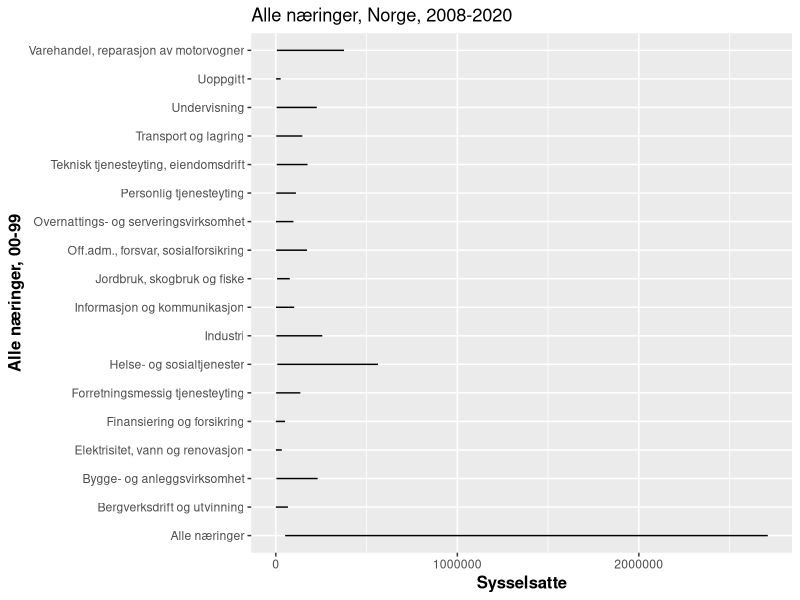
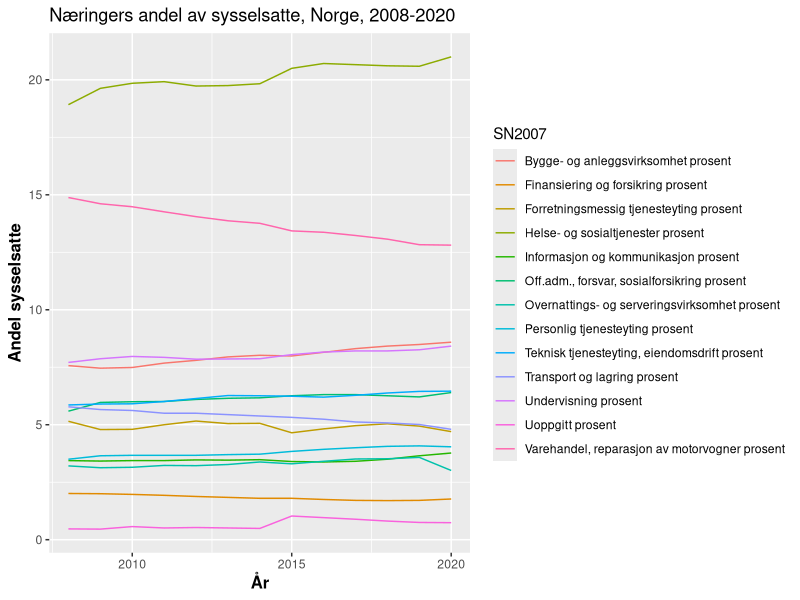
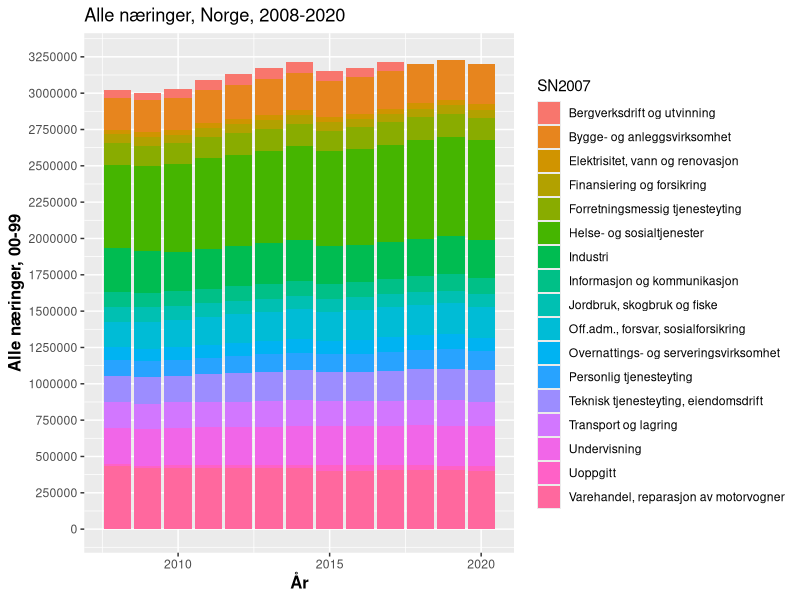
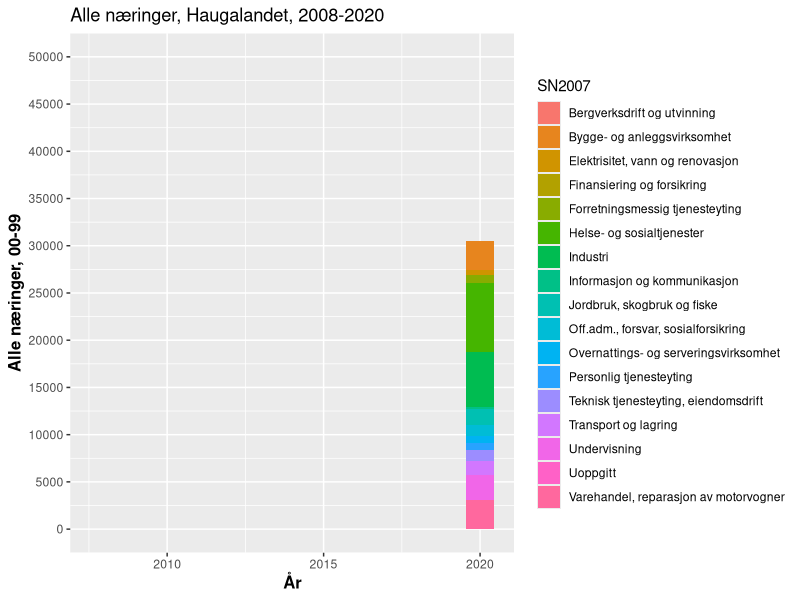
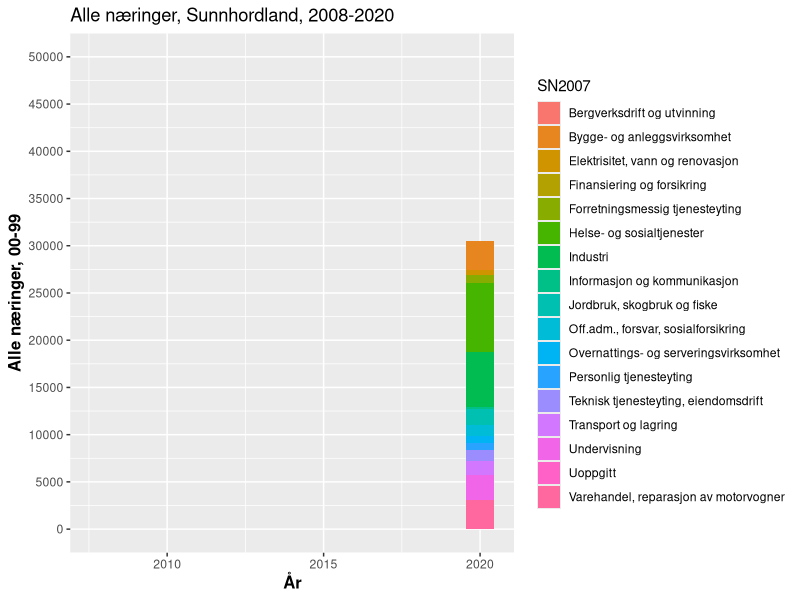

R code for these plots, in order: (Note: this script raises an error after producing the figures.)
## ---- chunk 1
suppressPackageStartupMessages({
library(tidyverse)
library(lubridate)
library(modelr)
library(broom)
library(lmtest)
library(sandwich)
library(viridis)
  options(scipen = 999)
})
#knitr::opts_chunk$set(echo = FALSE, include = FALSE)
## ---- chunk 2
Tabell1 <- read_csv("Data_pkt1/Tabell1.csv", show_col_types = FALSE)
Nas_arbeid_norge_sys <- read_csv("Data_pkt1/Nas_arbeid_norge_sys.csv", show_col_types = FALSE)
Haug_arbeid <- read_csv("Data_pkt1/Haug_arbeid.csv", show_col_types = FALSE)
Sunn_arbeid <- read_csv("Data_pkt1/Sunn_arbeid.csv", show_col_types = FALSE)
Haug_arbeid_wide <- read_csv("Data_pkt1/Haug_arbeid_wide.csv", show_col_types = FALSE)
Haug_arbeid_2 <- read_csv("Data_pkt1/Sunn_arbeid_2.csv", show_col_types = FALSE)
Sunn_arbeid_2 <- read_csv("Data_pkt1/Sunn_arbeid_2.csv", show_col_types = FALSE)
Tabell2 <- read_csv("Data_pkt1/Tabell2.csv", show_col_types = FALSE)
Tabell2 <- read_csv("Data_pkt1/Tabell2.csv")
## ---- chunk 3
names(Nas_arbeid_norge_sys)
## ---- chunk 4
Nas_arbeid_norge_sys <- Nas_arbeid_norge_sys %>% 
  mutate(År = make_date(Aar))
## ---- chunk 5
tabell_Norge<- Nas_arbeid_norge_sys

tabell_Norge %>% 
  ggplot(aes(x = sysselsatte)) +
  geom_line(aes(y = SN2007)) +
  ggtitle("Alle næringer, Norge, 2008-2020") + 
  theme(legend.position="bottom",
        axis.title= element_text(size=12,face="bold")) +
  labs(x="Sysselsatte", y= "Alle næringer, 00-99")+ 
  scale_color_hue(name = "00-99")
## ---- chunk 6
tabell_Norge %>% 
  # velger yrkesaktive
  filter(alder == "15-74 år") %>% 
  # Dropper variabler som ikke trengs
  select(-Aar, -NACE2007, -alder) %>% 
  # Næringer som variabler, for å kunne regne ut andel
  pivot_wider(
    id_cols = År,
    names_from = SN2007,
    values_from = sysselsatte
  ) %>% 
  # Kan være at vi kunne regnet ut disse uten bruk av pivot_wider
  # med avansert bruk av mutate
  mutate(
`Jordbruk, skogbruk og fiske prosent` = `Jordbruk, skogbruk og fiske`/`Alle næringer`*100,
`Bergverksdrift og utvinning prosent` = `Bergverksdrift og utvinning`/`Alle næringer`*100,
`Industri prosent` = `Industri`/`Alle næringer`*100,
`Elektrisitet, vann og renovasjon prosent` = `Elektrisitet, vann og renovasjon`/`Alle næringer`*100,
`Bygge- og anleggsvirksomhet prosent` = `Bygge- og anleggsvirksomhet`/`Alle næringer`*100,
`Varehandel, reparasjon av motorvogner prosent` = `Varehandel, reparasjon av motorvogner`/`Alle næringer`*100,
`Transport og lagring prosent`= `Transport og lagring`/`Alle næringer`*100,
`Overnattings- og serveringsvirksomhet prosent` = `Overnattings- og serveringsvirksomhet`/`Alle næringer`*100,
`Informasjon og kommunikasjon prosent` = `Informasjon og kommunikasjon`/`Alle næringer`*100,
`Finansiering og forsikring prosent` = `Finansiering og forsikring`/`Alle næringer`*100,
`Teknisk tjenesteyting, eiendomsdrift prosent` = `Teknisk tjenesteyting, eiendomsdrift`/`Alle næringer`*100,
`Forretningsmessig tjenesteyting prosent` = `Forretningsmessig tjenesteyting`/`Alle næringer`*100,
`Off.adm., forsvar, sosialforsikring prosent` = 
  `Off.adm., forsvar, sosialforsikring`/`Alle næringer`*100,
`Undervisning prosent` = `Undervisning`/`Alle næringer`*100,
`Helse- og sosialtjenester prosent` = `Helse- og sosialtjenester`/`Alle næringer`*100,
`Personlig tjenesteyting prosent` = `Personlig tjenesteyting`/`Alle næringer`*100,
`Uoppgitt prosent` = `Uoppgitt`/`Alle næringer`*100
  ) %>% 
  select(År, `Jordbruk, skogbruk og fiske prosent`:`Uoppgitt prosent`) %>% 
  # Så må vi gå long igjen for å tilfeedsstille ggplot
  pivot_longer(
    `Bygge- og anleggsvirksomhet prosent`:`Uoppgitt prosent`,
    names_to = "SN2007",
    values_to = "Sysselsatte"
  ) %>% 
  # litt avrunding
  mutate(
    Sysselsatte = round(Sysselsatte, 2)
  ) %>% 
  ggplot(aes(x = År)) +
  geom_line(aes(y = Sysselsatte, group = SN2007, colour = SN2007)) +
  ggtitle("Næringers andel av sysselsatte, Norge, 2008-2020") + 
  theme(legend.position="right",
        axis.title= element_text(size=12,face="bold")) +
  labs(x="År", y= "Andel sysselsatte")
## ---- chunk 7
names(Haug_arbeid_2)
## ---- chunk 8
tabell_Norge %>% 
  filter(SN2007 != "Alle næringer") %>% 
  ggplot(aes(x=År, y= sysselsatte, fill = SN2007))+
  geom_bar(stat = "identity") +
  ggtitle("Alle næringer, Norge, 2008-2020") + 
  theme(legend.position="right",
        axis.title= element_text(size=12,face="bold")) +
  labs(x="År", y= "Alle næringer, 00-99") +
  scale_y_continuous(limits = c(0, 3250000), breaks = c(0, 250000, 500000, 750000, 1000000,1250000,1500000,1750000,2000000,2250000,2500000,2750000,3000000,3250000))
## ---- chunk 9
Haug_arbeid_2 <- Haug_arbeid_2 %>% 
  mutate(År = make_date(Aar))

Haug_arbeid_2 %>% 
  filter(SN2007 != "Alle næringer") %>% 
  ggplot(aes(x = År, y = ansatte, fill = SN2007)) +
  geom_bar(stat = "identity") +
  ggtitle("Alle næringer, Haugalandet, 2008-2020") + 
  theme(legend.position="right",
        axis.title= element_text(size=12,face="bold")) +
  labs(x="År", y= "Alle næringer, 00-99") +
  scale_y_continuous(limits = c(0, 50000), breaks =seq(0, 50000, by = 5000))
## ---- chunk 10
Sunn_arbeid_2 <- Sunn_arbeid_2 %>% 
  mutate(År = make_date(Aar))

Sunn_arbeid_2 %>% 
  filter(SN2007 != "Alle næringer") %>% 
  ggplot(aes(x = År, y = ansatte, fill = SN2007)) +
  geom_bar(stat = "identity") +
  ggtitle("Alle næringer, Sunnhordland, 2008-2020") + 
  theme(legend.position="right",
        axis.title= element_text(size=12,face="bold")) +
  labs(x="År", y= "Alle næringer, 00-99") +
  scale_y_continuous(limits = c(0, 50000), breaks =seq(0, 50000, by = 5000))
## ---- chunk 11
Haug_arbeid_2 <- Haug_arbeid_2 %>% 
  mutate(knavn = Haug_arbeid_raw2$desc9$region)
Haug_arbeid_2 %>% 
  filter(SN2007 != "Alle næringer" & SN2007 != "Uoppgitt") %>% 
  ggplot(aes(x = Aar)) + 
  geom_line(aes(y = ansatte, colour = SN2007, linetype = knavn)) + 
  ggtitle("Alle Næringene, Haugalandet, 2008-2020") + 
  theme(legend.position = "bottom",
        axis.title = element_text(size = 12, face = "bold")) + 
  labs(x = "Sysselsatte", y = "Alle næringer, 00-99")+
  scale_color_hue(name = "Kommune") + 
  scale_y_continuous(limits = c(0,6000), breaks = seq(0, 6000, by = 500))
## ---- chunk 12
haugaland <- Tabell1 %>% 
  filter(Alder =="15-74",
         Knr %in% c("1106", "1135", "1145", "1146", "1149", "1151", "1160"))

haugaland %>% 
  ggplot(aes(x = Aar)) +
  geom_line(aes(y = `00-99`, colour = knavn)) +
    ggtitle("Alle næringer, Haugaland, 2008-2020") +
    theme(legend.position = "bottom",
          axis.title = element_text(size = 12, face = "bold")) +
    labs(x = "År", y = "Alle næringer, 00-99") +
  scale_color_hue(name = "Kommune")
## ---- chunk 13
Sunnhordland <- Tabell1 %>% 
filter( Knr %in% c("4611", "4612",
         "4613", "4614", "4615", "4616", "4617", "4618"))

Sunnhordland %>% 
  ggplot(aes(x = Aar)) +
  geom_line(aes(y = `00-99`, colour = knavn)) +
    ggtitle("Alle næringer, Sunnhordland, 2008-2020") +
    theme(legend.position = "bottom",
          axis.title = element_text(size = 12, face = "bold")) +
    labs(x = "År", y = "Alle næringer, 00-99") +
  scale_color_hue(name = "Kommune")
## ---- chunk 14
Haug_Sunn <- Tabell1
mutate(
  Haug = `Knr$1106`+ `Knr$1135` + `Knr$1145` + `Knr$1146` + `Knr$1149` + `Knr$1151` + `Knr$1160` 
)
## ---- chunk 15
Haug_arbeid_2 %>% 
  filter(SN2007 != "Alle næringer") %>% 
  ggplot(aes(x = ansatte)) + 
  geom_line(aes(y = SN2007)) + 
  ggtitle("Alle næringene, Haugalandet, 2008-2020") + 
  theme(legend.position = "bottom",
        axis.title = element_text(size = 12, face = "bold")) +
  labs(x="Sysselsatte", y="Alle næringer, 00-99")+
  scale_color_hue(name = "00-99") + 
  scale_x_continuous(limits = c(0,6000), breaks = seq(0,6000, by = 500))
## ---- chunk 16
#Tabell1 <- Tabell1 %>% 
 # mutate(År = make_date(Aar))
## ---- chunk 17
tabell_haugaland <- Haug_arbeid_2 
         
tabell_haugaland %>% 
  ggplot(aes(x = Aar)) +
  geom_line(aes(y = ansatte, colour = knavn )) +
  ggtitle("Alle næringer, Haugalandet, 2008-2020") + 
  theme(legend.position="bottom",
        axis.title= element_text(size=12,face="bold")) +
  labs(x="År", y= "Antall sysselsatte, alle næringer")+
  scale_color_hue(name = "Kommuner")
## ---- chunk 18
names(Nas_arbeid_norge_sys)
## ---- chunk 19
Nas_arbeid_norge_sys <- Nas_arbeid_norge_sys %>% 
  mutate(År = make_date(Aar))
## ---- chunk 20
Haug_arbeid<- read_csv("Data_pkt1/Haug_arbeid.csv")
View(Haug_arbeid)
show_col_types = FALSE
## ---- chunk 21
names(Haug_arbeid)
